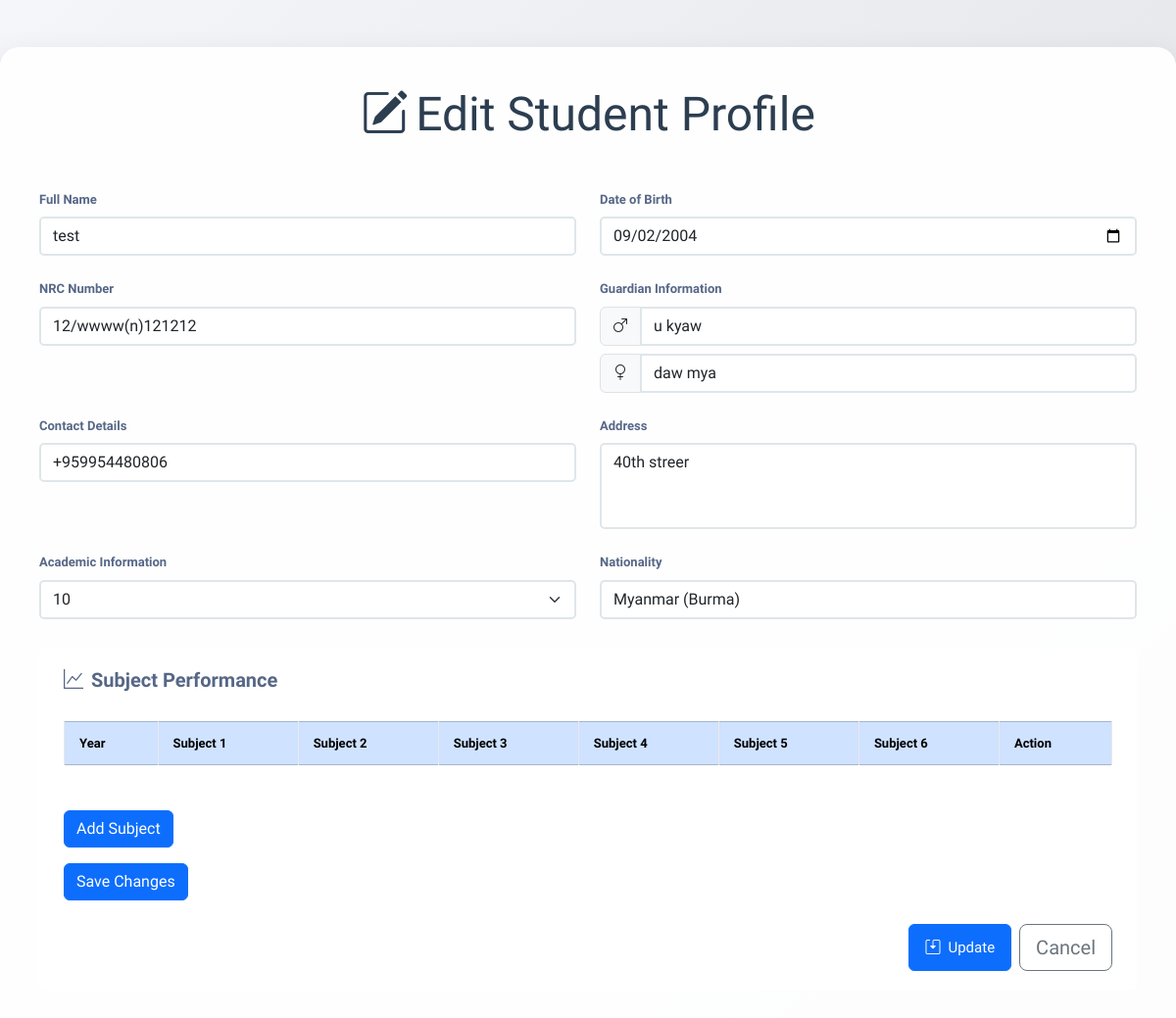
Before: /management/students/edit/8/ with the older database file.
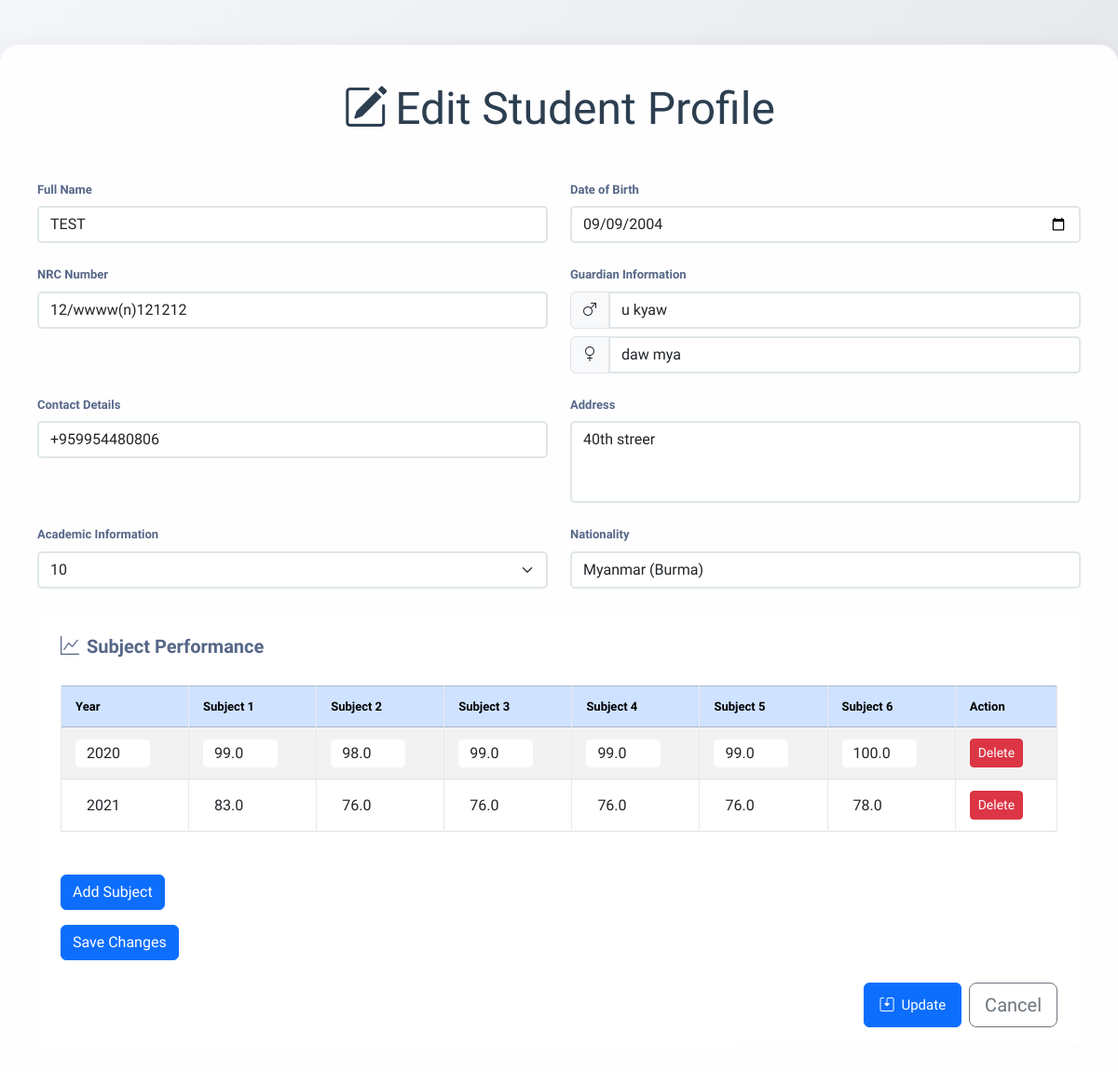
After: the same page with the newer database file.
### student_app/models.py (models this page shows, shortened)
class Student(models.Model):
    name = models.CharField(max_length=100)
    dob = models.DateField()  # Date of Birth
    nrc = models.CharField(max_length=50, unique=True)  # National Registration Card number (assuming it's unique)
    father_name = models.CharField(max_length=100)
    mother_name = models.CharField(max_length=100)
    phone = models.CharField(max_length=15)  # Phone number
    address = models.TextField()  # Long address details
    grade = models.CharField(max_length=10)  # Grade (A, B, etc.)
    country = models.CharField(max_length=100)
    class Meta:
        verbose_name = "Student"
        verbose_name_plural = "Students"

class Subject(models.Model):
    student = models.ForeignKey(Student, on_delete=models.CASCADE)
    year = models.IntegerField()
    subject1_marks = models.FloatField()
    subject2_marks = models.FloatField()
    subject3_marks = models.FloatField()
    subject4_marks = models.FloatField()
    subject5_marks = models.FloatField()
    subject6_marks = models.FloatField()

### student_app/views.py (the view, shortened to what this page needs)
# urls.py: path('students/edit/<int:student_id>/', views.edit_student, name='edit_student'),
def edit_student(request, student_id):
    student = get_object_or_404(Student, id=student_id)
    existing_subjects = Subject.objects.filter(student=student)  # Get all subjects for the student
    return render(request, 'student/edit_student.html', {
        'student': student,
        'existing_subjects': existing_subjects
    })

### templates/student/edit_student.html (shortened to what the changed rows need)
<!DOCTYPE html>
<html lang="en">
<head>
    <link href="https://cdn.jsdelivr.net/npm/bootstrap@5.3.2/dist/css/bootstrap.min.css" rel="stylesheet">
    <link rel="stylesheet" href="https://cdn.jsdelivr.net/npm/bootstrap-icons@1.11.3/font/bootstrap-icons.min.css">
    <link rel="stylesheet" href="https://maxcdn.bootstrapcdn.com/font-awesome/4.7.0/css/font-awesome.min.css">
</head>
<body style="background: linear-gradient(135deg, #f5f6fa 0%, #dcdde1 100%); min-height: 100vh;">
    <div class="form-container">
        <h2 class="display-5 text-center mb-5" style="color: var(--primary-color);">
            <i class="bi bi-pencil-square me-2"></i>Edit Student Profile
        </h2>
        <form method="POST" class="needs-validation" novalidate>
            <div class="row gx-4 gy-3 mb-4">
                <div class="col-md-6">
                    <label class="form-label fw-bold mb-2">Full Name</label>
                    <input type="text" name="name" id="name" class="form-control form-control-custom" value="{{ student.name }}" required>
                </div>
                <div class="col-md-6">
                    <label class="form-label fw-bold mb-2">Date of Birth</label>
                    <input type="date" name="dob" class="form-control form-control-custom" value="{{ student.dob|date:'Y-m-d' }}" required>
                </div>
            </div>
            <div class="row gx-4 gy-3 mb-4">
                <div class="col-md-6">
                    <label class="form-label fw-bold mb-2">NRC Number</label>
                    <input type="text" name="nrc" id="nrc" class="form-control form-control-custom" value="{{ student.nrc }}" pattern="\d{1,2}\/[A-Za-z]+\([A-Za-z]\)\d{6}" required>
                </div>
                <div class="col-md-6">
                    <div class="input-group">
                        <span class="input-group-text"><i class="bi bi-gender-male"></i></span>
                        <input type="text" name="father_name" id="father_name" class="form-control form-control-custom" value="{{ student.father_name }}" required>
                    </div>
                    <div class="input-group mt-2">
                        <span class="input-group-text"><i class="bi bi-gender-female"></i></span>
                        <input type="text" name="mother_name" id="mother_name" class="form-control form-control-custom" value="{{ student.mother_name }}" required>
                    </div>
                </div>
            </div>
            <div class="row gx-4 gy-3 mb-4">
                <div class="col-md-6">
                    <label class="form-label fw-bold mb-2">Contact Details</label>
                    <input type="tel" name="phone" id="phone" class="form-control form-control-custom" value="{{ student.phone }}" required>
                </div>
                <div class="col-md-6">
                    <label class="form-label fw-bold mb-2">Address</label>
                    <textarea name="address" id="address" class="form-control form-control-custom" rows="3" style="resize: none;" required>{{ student.address }}</textarea>
                </div>
            </div>
            <div class="row gx-4 gy-3 mb-4">
                <div class="col-md-6">
                    <label class="form-label fw-bold mb-2">Academic Information</label>
                    <select class="form-select form-control-custom" name="grade" required>
                        <option value="{{ student.grade }}" selected>{{ student.grade }}</option>
                    </select>
                </div>
                <div class="col-md-6">
                    <label class="form-label fw-bold mb-2">Nationality</label>
                    <input list="countries" name="country" id="country" class="form-control form-control-custom" value="{{ student.country }}" required>
                </div>
            </div>
            <div class="table-responsive mb-4">
                <div class="table-wrapper">
                    <form method="POST">
                        <div class="mb-4">
                            <div class="table-responsive">
                                <table class="table table-bordered table-striped">
                                    <thead class="table-primary">
                                        <tr>
                                            <th>Year</th>
                                            <th>Subject 1</th>
                                            <th>Subject 2</th>
                                            <th>Subject 3</th>
                                            <th>Subject 4</th>
                                            <th>Subject 5</th>
                                            <th>Subject 6</th>
                                            <th>Action</th>
                                        </tr>
                                    </thead>
                                    <tbody id="subject-table-body">
                                        {% for subject in existing_subjects %}
                                        <tr>
                                            <td>
                                                <input type="number" name="subject_year_{{ subject.id }}"
                                                       class="form-control form-control-custom"
                                                       value="{{ subject.year }}" min="2000" max="{% now 'Y' %}" required>
                                            </td>
                                            <td>
                                                <input type="number" step="1" name="subject1_marks_{{ subject.year }}"
                                                       class="form-control form-control-custom"
                                                       value="{{ subject.subject1_marks }}" min="0" max="100" required>
                                            </td>
                                            <td>
                                                <input type="number" step="1" name="subject2_marks_{{ subject.year }}"
                                                       class="form-control form-control-custom"
                                                       value="{{ subject.subject2_marks }}" min="0" max="100" required>
                                            </td>
                                            <td>
                                                <input type="number" step="1" name="subject3_marks_{{ subject.year }}"
                                                       class="form-control form-control-custom"
                                                       value="{{ subject.subject3_marks }}" min="0" max="100" required>
                                            </td>
                                            <td>
                                                <input type="number" step="1" name="subject4_marks_{{ subject.year }}"
                                                       class="form-control form-control-custom"
                                                       value="{{ subject.subject4_marks }}" min="0" max="100" required>
                                            </td>
                                            <td>
                                                <input type="number" step="1" name="subject5_marks_{{ subject.year }}"
                                                       class="form-control form-control-custom"
                                                       value="{{ subject.subject5_marks }}" min="0" max="100" required>
                                            </td>
                                            <td>
                                                <input type="number" step="1" name="subject6_marks_{{ subject.year }}"
                                                       class="form-control form-control-custom"
                                                       value="{{ subject.subject6_marks }}" min="0" max="100" required>
                                            </td>
                                            <td>
                                                <button type="button" class="btn btn-danger btn-sm delete-row-btn">Delete</button>
                                            </td>
                                        </tr>
                                        {% endfor %}
                                    </tbody>
                                </table>
                            </div>
                        </div>
                    </form>
        </form>
    </div>
</body>
</html>

Changed rows visible on the page:
changed Student "12/wwww(n)121212": name "test" → "TEST"; dob "09/02/2004" → "09/09/2004"
added Subject: year "2020", subject1_marks "99.0", subject2_marks "98.0", subject3_marks "99.0", subject4_marks "99.0", subject5_marks "99.0", subject6_marks "100.0"
added Subject: year "2021", subject1_marks "83.0", subject2_marks "76.0", subject3_marks "76.0", subject4_marks "76.0", subject5_marks "76.0", subject6_marks "78.0"
